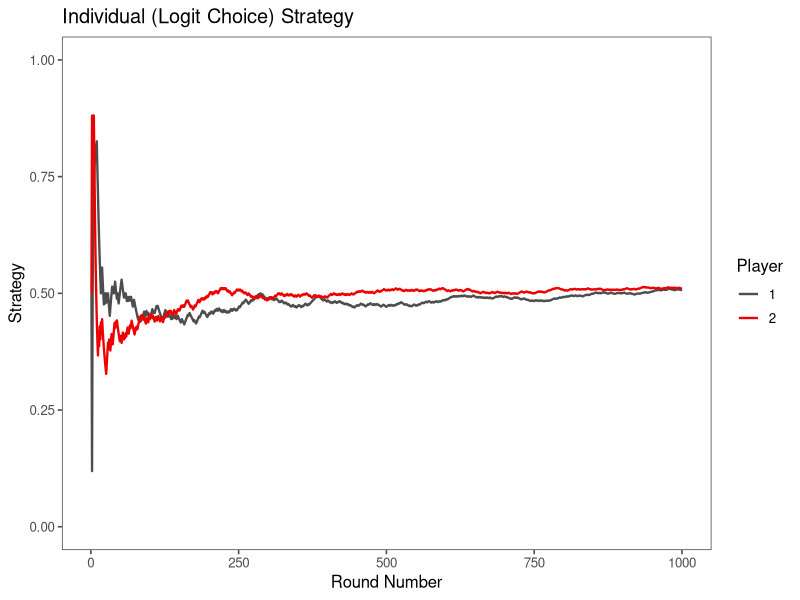
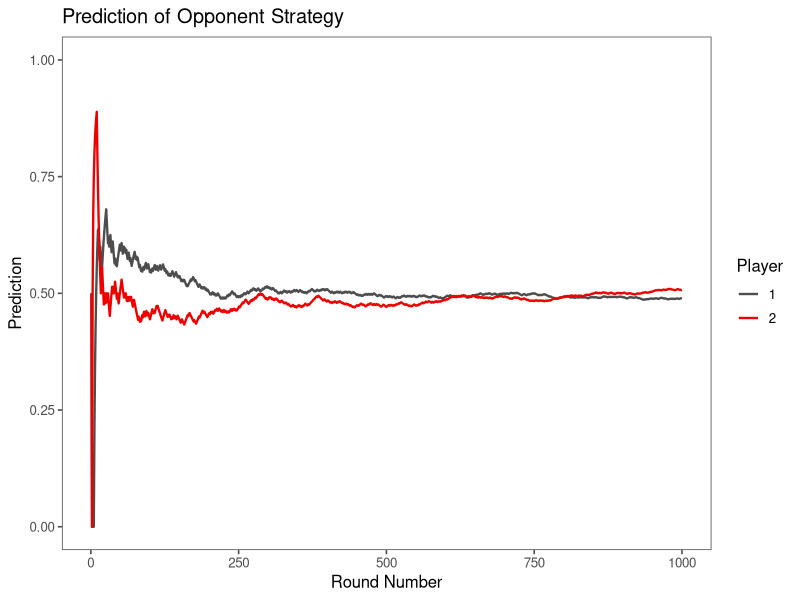

Write R code to recreate these figures, in order.
# Prediction & Rationality
# Response to Foster & Young (2000)
# 2x2 Zero Sum Game

# Load packages from library
library(ggplot2)
library(ggthemes)

# Set benchmark game payoffs
a = b = c = d = 1

# for the 2x2 zero sum game
#         H       T
#   H | a, -a | b, -b |
#   T | c, -c | d, -d |

# Assign benchmark game payoffs for both players
p1Payoff0 <- data.frame(c(a,-b), c(-c, d))
rownames(p1Payoff0) <- c("H", "T")
colnames(p1Payoff0) <- c("H", "T")
p2Payoff0 <- data.frame(c(-a, b), c(c,-d))
rownames(p2Payoff0) <- c("H", "T")
colnames(p2Payoff0) <- c("H", "T")

# v-Perturbation of payoffs
vPertub <- function() {
  z <- rbeta(1, 1, 1) - (1 / 2)
  return(z)
}

# Perturb payoffs
p1Payoff0 <- p1Payoff0 + .1 * vPertub()
p2Payoff0 <- p2Payoff0 + .1 * vPertub()

# Expected payoff functions
expPayoff <- function(p, y) {
  # Use the appropriate payoff table for the player
  if (y == 1) {
    w <- p1Payoff0
  } else {
    if (y == 2) {
      w <- p2Payoff0
    } else {
      print("expPayoff: input not a player")
    }
  }
  # Create empty payoffs
  z <- c(NA, NA)
  # Calculate expected payoff for playing Heads
  z[1] <- p * w[1, 1] + (1 - p) * w[1, 2]
  # Calculate expected payoff for playing Tails
  z[2] <- p * w[2, 1] + (1 - p) * (w[2, 2])
  # Return the expected payoffs for each H and T
  return(z)
}

# # Learning process: Empirical best response
# BestResponse <- function(x, y) {
#   # For the first round of play, choose a random action
#   if (x == 1) {
#     z <- c(ifelse(rbinom(1, 1, .5) == 1, "H", "T"), 0)
#     return(z)
#   }
#   if (x > 1) {
#     # For all other rounds of play, calculate the best response for the given player
#     # to the empirical distribution of the other player's past play
#     hTable <- table(factor(h[, (3 - y)], levels = c("H", "T")))
#     freqOfHeads <- as.numeric(hTable[1] / sum(hTable))
#     payoffs <- expPayoff(freqOfHeads, y)
#     if (payoffs[1] > payoffs[2]) {
#       # If the best response is heads, play heads
#       return(c("H", freqOfHeads))
#     } else {
#       if (payoffs[1] < payoffs[2]) {
#         # If the best response is tails, play tails
#         return(c("T", freqOfHeads))
#       } else {
#         # Otherwise, randomly choose a strategy
#         return(c(ifelse(rbinom(1, 1, .5) == 1, "H", "T"), freqOfHeads))
#       }
#     }
#   }
# }

LogitBestResponse <- function(x, y) {
  # For the first round of play, choose a random action
  if (x == 1) {
    return(c(ifelse(rbinom(1, 1, .5) == 1, "H", "T"), 0))
  }
  if (x > 1) {
    # For all other rounds of play, calculate the best response for the given player
    # to the empirical distribution of the other player's past play
    hTable <- table(factor(h[, (3 - y)], levels = c("H", "T")))
    freqOfHeads <- as.numeric(hTable[1] / sum(hTable))
    payoffs <- expPayoff(freqOfHeads, y)
    mixedStrategy <-
      exp(λ  * payoffs[1]) / (exp(λ  * payoffs[1]) + exp(λ  * payoffs[2]))
    return(c(
      ifelse(runif(1, 0, 1) < mixedStrategy, "H", "T"),
      mixedStrategy,
      freqOfHeads
    ))
  }
}

# Determing number of rounds of play in simulation
T <- 1000
# Create blank history to record play
h <-
  data.frame(
    P1 = character(T),
    P2 = character(T),
    P1predictionOfP2 = numeric(T),
    P2predictionOfP1 = numeric(T),
    P1beliefOfP2 = numeric(T),
    P2beliefOfP1 = numeric(T),
    stringsAsFactors = FALSE
  )

### Simulate game for BR dynamics
# for (i in 1:T) {
#   h[i, 1] <- BestResponse(i, 1)[1]
#   h[i, 2] <- BestResponse(i, 2)[1]
#   h[i, 3] <- round(as.numeric(BestResponse(i, 1)[2]), 4)
#   h[i, 4] <- round(as.numeric(BestResponse(i, 2)[2]), 4)
# }

### Simulate game for Logit dynamics
λ  <- 1 # Set rationality parameter λ
for (i in 1:T) {
  LBR1 <- LogitBestResponse(i, 1)
  LBR2 <- LogitBestResponse(i, 2)
  h[i, 1] <- LBR1[1]
  h[i, 2] <- LBR2[1]
  h[i, 3] <- round(as.numeric(LBR1[2]), 4)
  h[i, 4] <- round(as.numeric(LBR2[2]), 4)
  h[i, 5] <- round(as.numeric(LBR2[3]), 4)
  h[i, 6] <- round(as.numeric(LBR1[3]), 4)
}

# Output history of play
h[1, c(3:6)] <- 0.5
print(h)


dfStrategy <-
  data.frame(c(1:T), c(as.character(rep(1, T)), as.character(rep(2, T))), c(h[, 3], h[, 4]))
colnames(dfStrategy) <- c("Round", "Player", "Strategy")

ggplot(dfStrategy,
       aes(
         x = Round,
         y = Strategy,
         group = Player,
         colour = Player
       )) +
  geom_path(alpha = 1, size = 0.8) +
  ggtitle("Individual (Logit Choice) Strategy") +
  labs(x = "Round Number", y = "Strategy") +
  ylim(0:1) +
  scale_color_manual(values = c("gray30", "red2")) +
  theme_few()

dfBelief <-
  data.frame(c(1:T), c(as.character(rep(1, T)), as.character(rep(2, T))), c(h[, 5], h[, 6]))
colnames(dfBelief) <- c("Round", "Player", "Prediction")

ggplot(dfBelief,
       aes(
         x = Round,
         y = Prediction,
         group = Player,
         colour = Player
       )) +
  geom_path(alpha = 1, size = 0.8) +
  ggtitle("Prediction of Opponent Strategy") +
  labs(x = "Round Number", y = "Prediction") +
  ylim(0:1) +
  scale_color_manual(values = c("gray30", "red2")) +
  theme_few()
